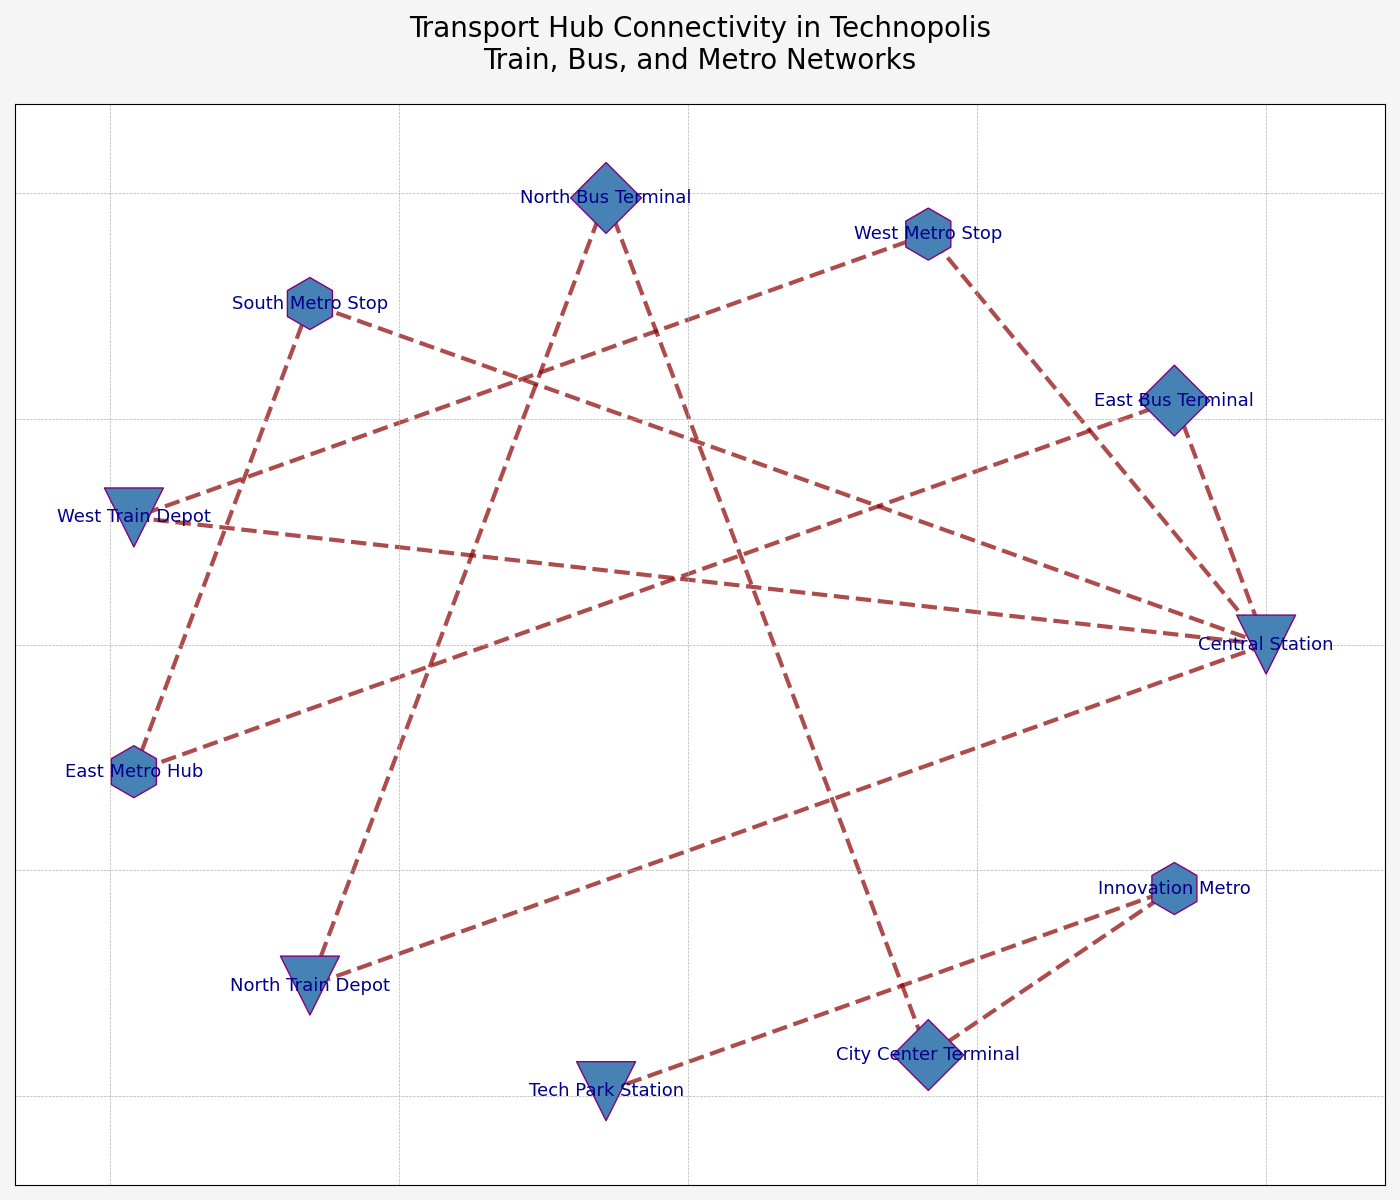

Python code for this plot:
import matplotlib.pyplot as plt
import networkx as nx

hubs = {
    'Central Station': 'train',
    'East Bus Terminal': 'bus',
    'West Metro Stop': 'metro',
    'North Bus Terminal': 'bus',
    'South Metro Stop': 'metro',
    'West Train Depot': 'train',
    'East Metro Hub': 'metro',
    'North Train Depot': 'train',
    'Tech Park Station': 'train',
    'City Center Terminal': 'bus',
    'Innovation Metro': 'metro',
}

connections = [
    ('Central Station', 'East Bus Terminal'),
    ('Central Station', 'West Metro Stop'),
    ('East Bus Terminal', 'East Metro Hub'),
    ('West Metro Stop', 'West Train Depot'),
    ('North Bus Terminal', 'North Train Depot'),
    ('South Metro Stop', 'Central Station'),
    ('West Train Depot', 'Central Station'),
    ('East Metro Hub', 'South Metro Stop'),
    ('North Train Depot', 'Central Station'),
    ('Tech Park Station', 'Innovation Metro'),
    ('City Center Terminal', 'Innovation Metro'),
    ('City Center Terminal', 'North Bus Terminal'),
]

G = nx.Graph()
G.add_nodes_from(hubs)
G.add_edges_from(connections)

pos = nx.circular_layout(G)

node_color = 'steelblue'
node_shapes = {'train': 'v', 'bus': 'D', 'metro': 'h'}
node_sizes = {'train': 1800, 'bus': 1300, 'metro': 1400}

node_shape_map = {node: node_shapes[hubs[node]] for node in G.nodes()}

fig, ax = plt.subplots(figsize=(14, 12))
fig.patch.set_facecolor('whitesmoke')

for shape in set(node_shapes.values()):
    nx.draw_networkx_nodes(
        G, pos, ax=ax,
        node_size=[node_sizes[hubs[node]] for node in G.nodes() if node_shape_map[node] == shape],
        node_color=node_color,
        nodelist=[node for node in G.nodes() if node_shape_map[node] == shape],
        node_shape=shape,
        edgecolors='purple'
    )

nx.draw_networkx_edges(G, pos, width=3.0, alpha=0.7, edge_color='darkred', style='dashed')

nx.draw_networkx_labels(G, pos, font_size=13, font_weight='normal', font_color='darkblue')

ax.set_title(
    'Transport Hub Connectivity in Technopolis\nTrain, Bus, and Metro Networks',
    fontsize=20, fontweight='normal', ha='center', pad=25
)

ax.grid(visible=True, linestyle='--', linewidth=0.5)

plt.tight_layout()
plt.show()
